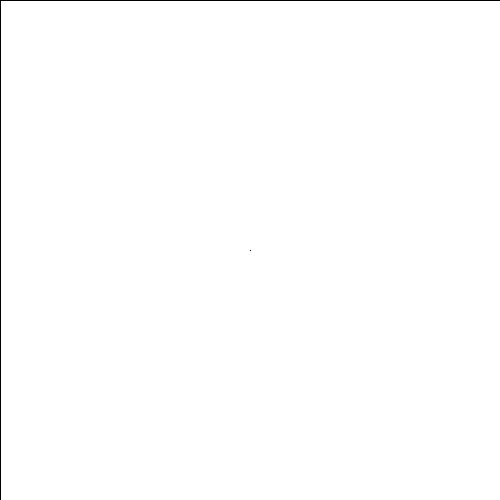
Frame 1 (no input)
Frame 60 (the mouse pressed at the canvas centre just before this capture): identical to frame 1, image omitted
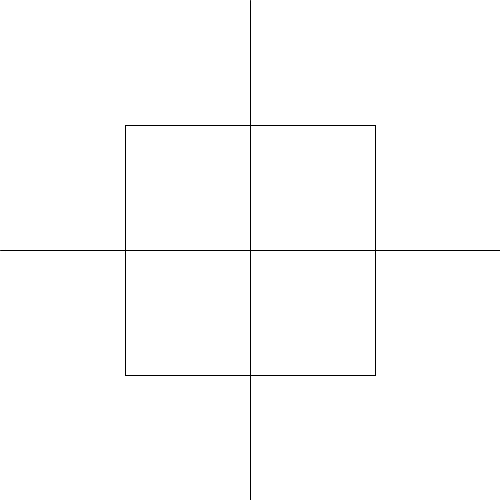
Frame 120 (the mouse held since frame 60 and released just before this capture)

The Processing sketch that drew these frames (run headless with seeded random() and noise(); from frame 60 on, the mouse is pressed at the canvas centre):

// Processing sketch: d_e_2_1
// ── d_e_2_1.pde
void setup(){
  size(500,500);
  noCursor();
}
void draw(){
  cursor(CROSS);
  background(255);
  rectMode(CENTER);
  rect(250,250,mouseX,mouseX);
  line(mouseX,0,mouseX,1000);
  line(0,mouseY,1000,mouseY);
}
